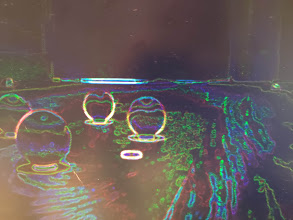
//> input picture vision/initial_investigation/imgproc/image_0.jpg, 293 x 220 px
$ ./Circle   (built with g++ and OpenCV 4)
//> lines starting //> are read from the running program, lines starting //| are printed output that depends on the picture; after the words box and inside, x2 and y2 are one past the last pixel; in counts of white or black regions, pixels touching at a corner belong together
#include "opencv2/imgcodecs/imgcodecs.hpp"
#include "opencv2/highgui/highgui.hpp"
#include "opencv2/imgproc/imgproc.hpp"

using namespace cv;
using namespace std;
int main(int argc, char** argv)
{
    const char* filename = argc >=2 ? argv[1] : "image_0.jpg";
    // Loads an image
    Mat src = imread( samples::findFile( filename ), IMREAD_COLOR );
//> src is the input picture: 220 rows x 293 cols, CV_8UC3; mean B, G, R 91.7, 95.1, 105.3
    // Check if image is loaded fine
    if(src.empty()){
        printf(" Error opening image\n");
        printf(" Program Arguments: [image_name -- default %s] \n", filename);
        return EXIT_FAILURE;
    }
    Mat gray;
    cvtColor(src, gray, COLOR_BGR2GRAY);
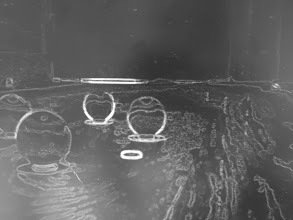
//> gray: 220 rows x 293 cols, CV_8UC1; min 46, max 255, mean 97.8
    medianBlur(gray, gray, 3);
    medianBlur(gray, gray, 3);
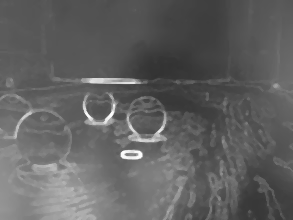
//> gray: 220 rows x 293 cols, CV_8UC1; min 50, max 253, mean 97
    vector<Vec3f> circles;
    HoughCircles(gray, circles, HOUGH_GRADIENT, 1,
                 gray.rows/12,  // change this value to detect circles with different distances to each other
                 100, 30, 1, 32 // change the last two parameters
            // (min_radius & max_radius) to detect larger circles
    );
//> circles = 3 circles (x, y, radius): [41.5, 137.5, 29.2], [145.5, 114.5, 19], [97.5, 106.5, 14.4]
    for( size_t i = 0; i < circles.size(); i++ )
    {
        Vec3i c = circles[i];
        Point center = Point(c[0], c[1]);
        // circle center
        circle( src, center, 1, Scalar(0,100,100), 3, LINE_AA);
        // circle outline
        int radius = c[2];
        circle( src, center, radius, Scalar(255,0,255), 3, LINE_AA);
    }
//> this loop made 3 passes
//> (center, radius) on passes 1 to 3: (Point(42, 138), 29), (Point(146, 114), 19), (Point(98, 106), 14)
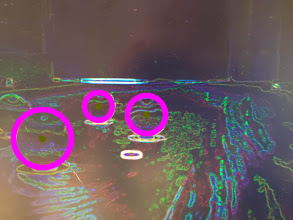
//> src: 220 rows x 293 cols, CV_8UC3; 4.45% of pixels changed, all inside (x1, y1, x2, y2) = (10, 89, 169, 171)
    imwrite("out.jpg", src);
    return EXIT_SUCCESS;
}

$ run again, with vision/initial_investigation/imgproc/image_1.jpg copied over vision/initial_investigation/imgproc/image_0.jpg
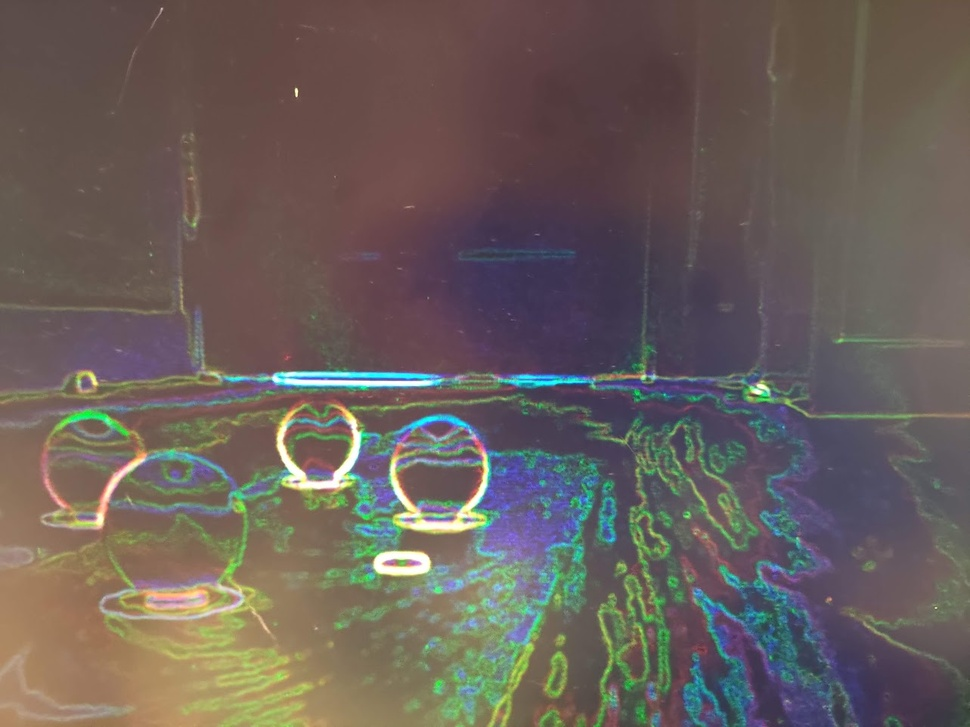
//> input picture vision/initial_investigation/imgproc/image_1.jpg, 970 x 727 px, shrunk from 1283 x 962 before the run
//> src is the input picture: 727 rows x 970 cols, CV_8UC3; mean B, G, R 90.9, 95.5, 105.7
//> `cvtColor(src, gray, COLOR_BGR2GRAY);`:
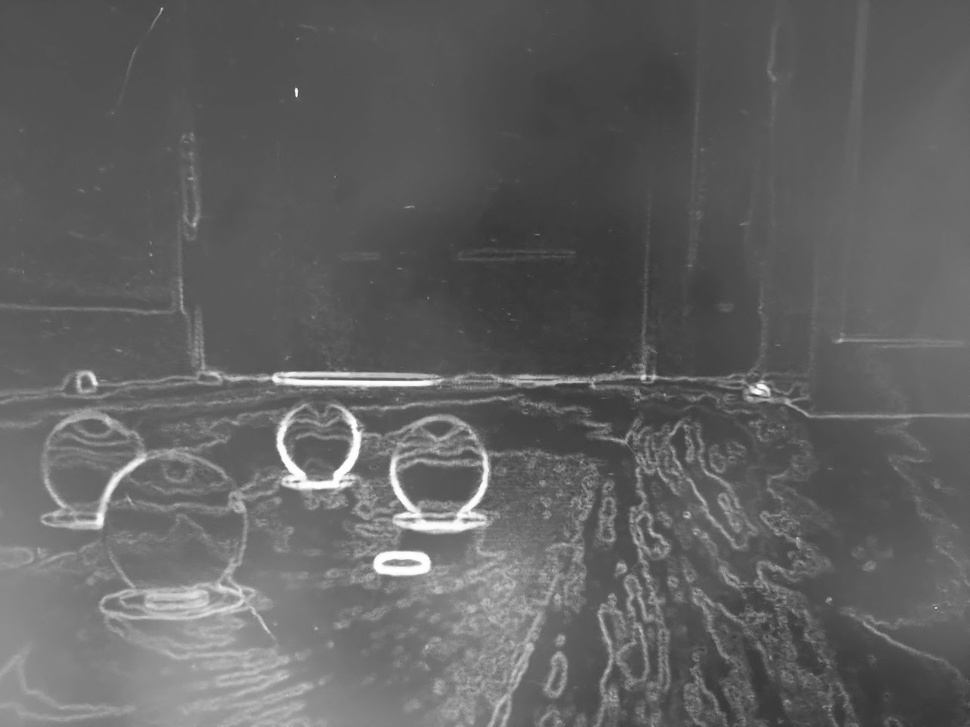
//> gray: 727 rows x 970 cols, CV_8UC1; min 50, max 255, mean 98
//> circles = 2 circles (x, y, radius): [662.5, 453.5, 12.5], [96.5, 419.5, 14.4]
//> the loop `for( size_t i = 0; i < circles.size(); i++ )` made 2 passes
//> (center, radius) on passes 1 to 2: (Point(662, 454), 12), (Point(96, 420), 14)
//> after the loop `for( size_t i = 0; i < circles.size(); i++ )`:
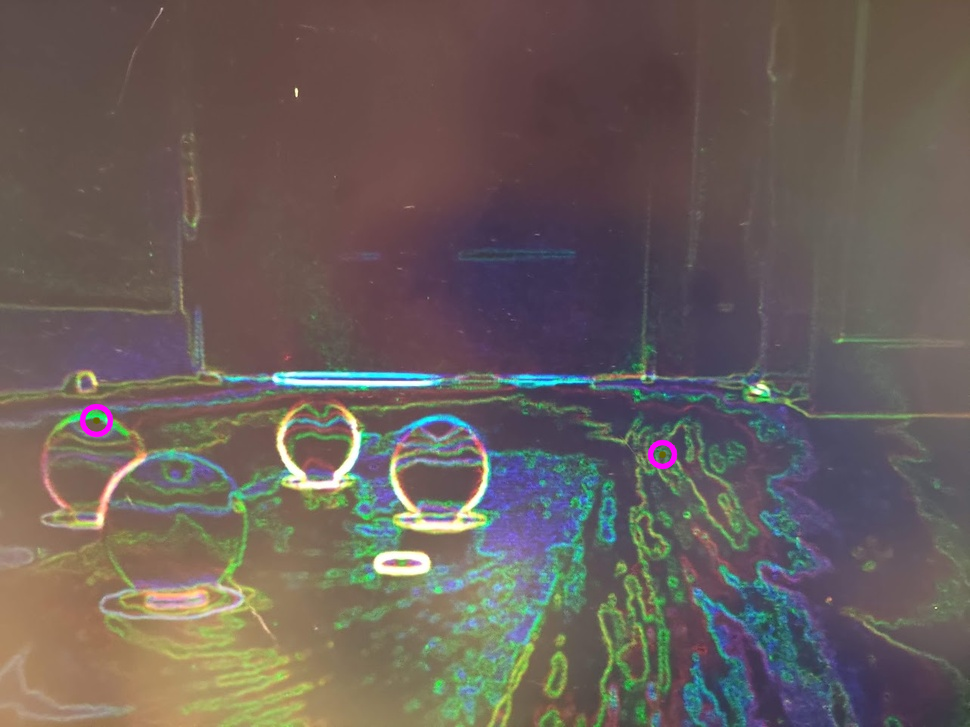
//> src: 727 rows x 970 cols, CV_8UC3; 0.18% of pixels changed, all inside (x1, y1, x2, y2) = (79, 403, 678, 470)

$ run again, with vision/initial_investigation/imgproc/im1.jpg copied over vision/initial_investigation/imgproc/image_0.jpg
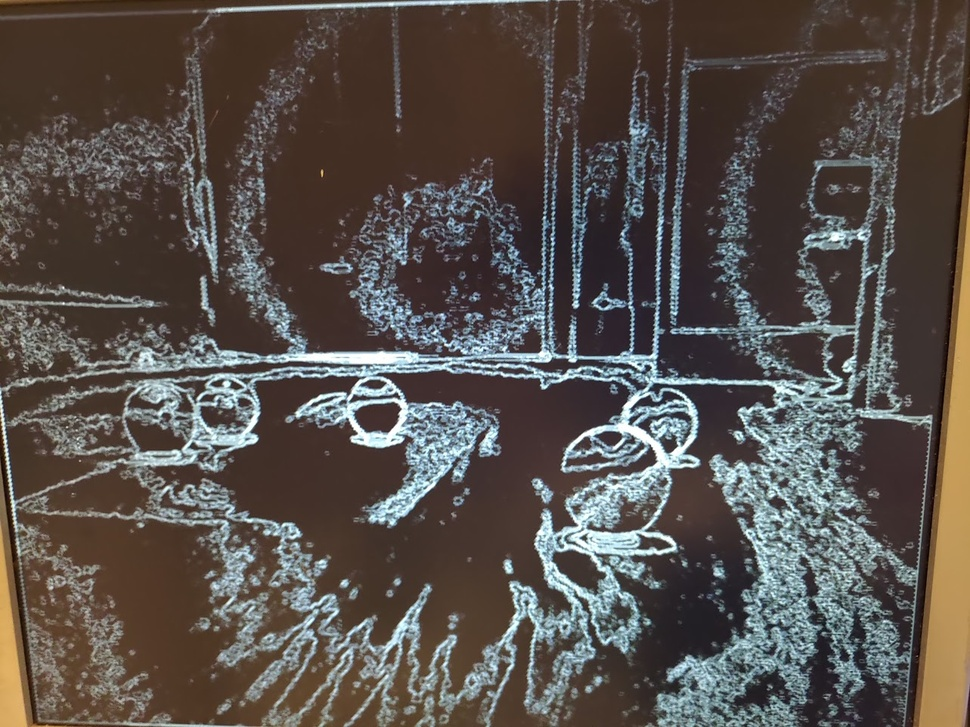
//> input picture vision/initial_investigation/imgproc/im1.jpg, 970 x 727 px, shrunk from 1283 x 962 before the run
//> src is the input picture: 727 rows x 970 cols, CV_8UC3; mean B, G, R 76.2, 81, 88.2
//> `cvtColor(src, gray, COLOR_BGR2GRAY);`:
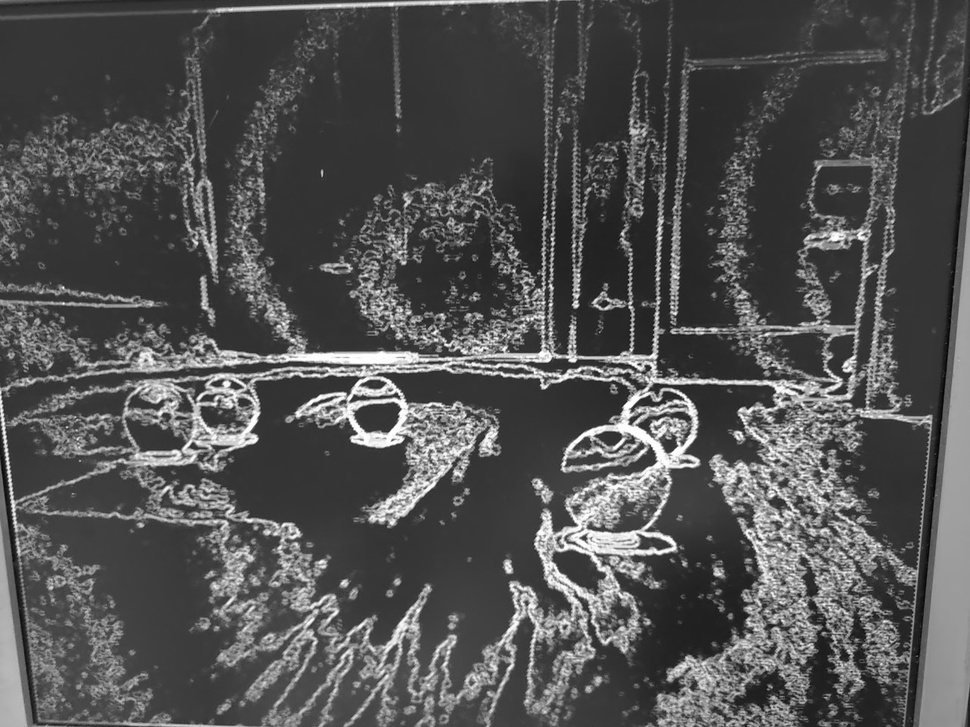
//> gray: 727 rows x 970 cols, CV_8UC1; min 4, max 255, mean 82.6
//> circles = 21 circles (x, y, radius), first 12: [814.5, 619.5, 31.4], [323.5, 653.5, 25.8], [376.5, 411.5, 22.4], [165.5, 154.5, 29.2], [776.5, 474.5, 21.3], [570.5, 556.5, 29.2], [841.5, 557.5, 22.4], [216.5, 410.5, 23.5], [529.5, 340.5, 22.4], [827.5, 429.5, 20.2], [590.5, 460.5, 22.4], [735.5, 660.5, 15.8]
//> the loop `for( size_t i = 0; i < circles.size(); i++ )` made 21 passes
//> (center, radius) on passes 1 to 8: (Point(814, 620), 31), (Point(324, 654), 26), (Point(376, 412), 22), (Point(166, 154), 29), (Point(776, 474), 21), (Point(570, 556), 29), (Point(842, 558), 22), (Point(216, 410), 24)
//> after the loop `for( size_t i = 0; i < circles.size(); i++ )`:
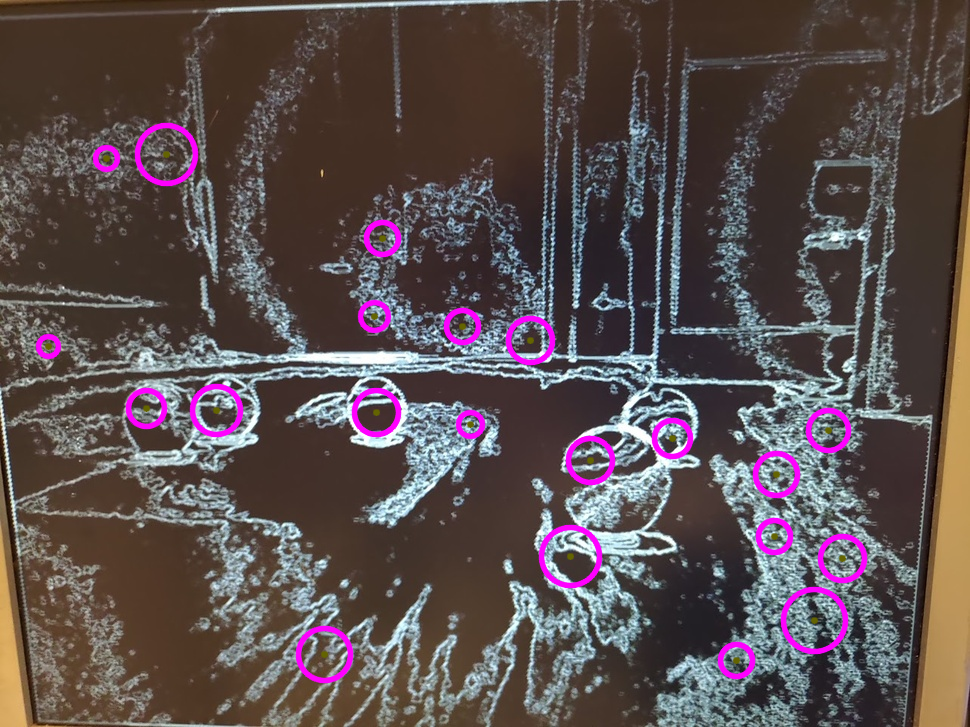
//> src: 727 rows x 970 cols, CV_8UC3; 2.75% of pixels changed, all inside (x1, y1, x2, y2) = (35, 122, 868, 684)

$ run again, with vision/initial_investigation/imgproc/im2.jpg copied over vision/initial_investigation/imgproc/image_0.jpg
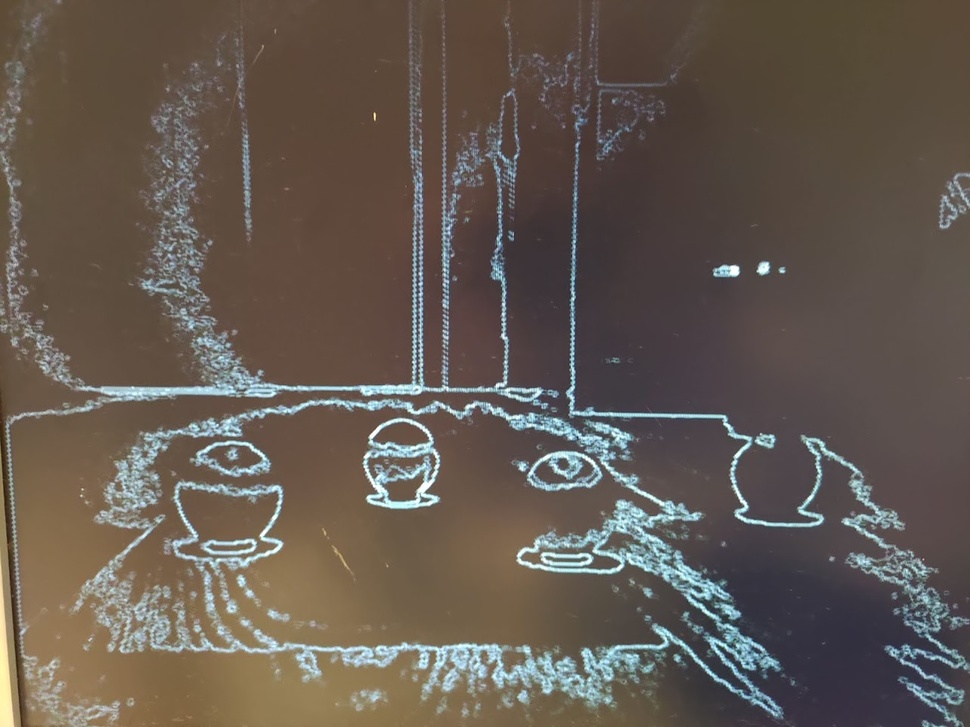
//> input picture vision/initial_investigation/imgproc/im2.jpg, 970 x 727 px, shrunk from 1283 x 962 before the run
//> src is the input picture: 727 rows x 970 cols, CV_8UC3; mean B, G, R 80.9, 89.7, 100.2
//> `cvtColor(src, gray, COLOR_BGR2GRAY);`:
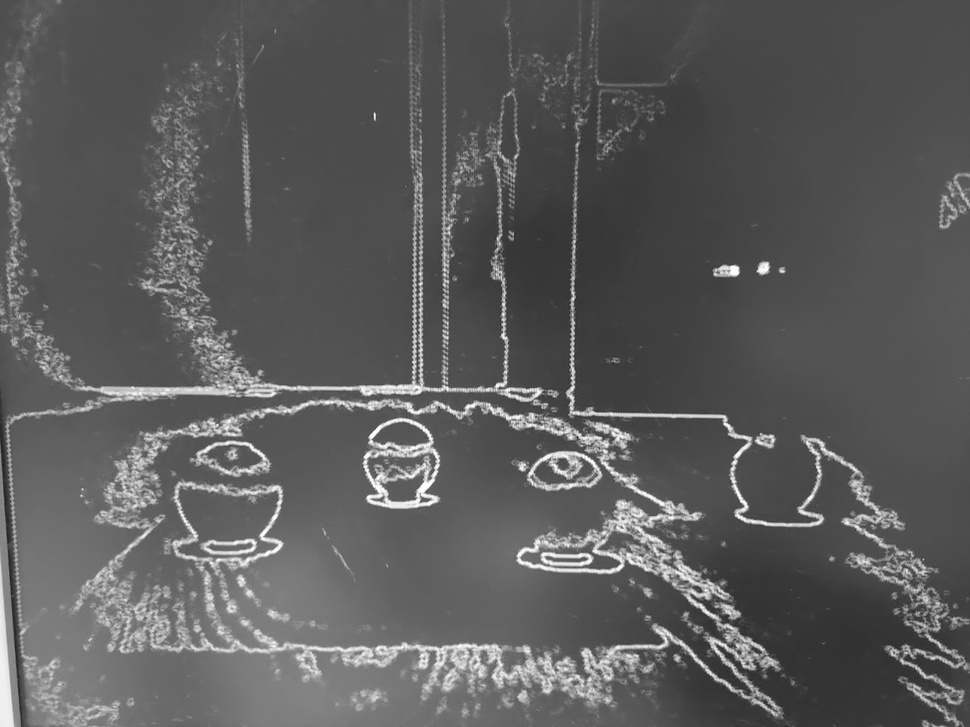
//> gray: 727 rows x 970 cols, CV_8UC1; min 29, max 255, mean 91.9
//> circles = 5 circles (x, y, radius): [383.5, 466.5, 15.8], [625.5, 541.5, 15.8], [115.5, 610.5, 14.6], [545.5, 472.5, 15.4], [748.5, 663.5, 13.2]
//> the loop `for( size_t i = 0; i < circles.size(); i++ )` made 5 passes
//> (center, radius) on passes 1 to 5: (Point(384, 466), 16), (Point(626, 542), 16), (Point(116, 610), 15), (Point(546, 472), 15), (Point(748, 664), 13)
//> after the loop `for( size_t i = 0; i < circles.size(); i++ )`:
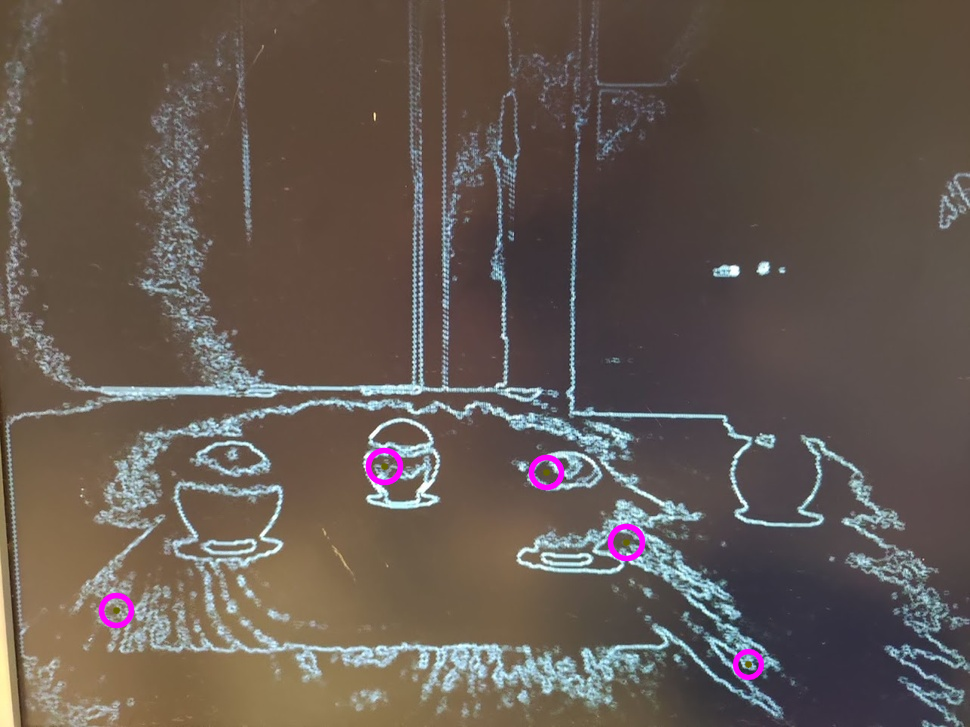
//> src: 727 rows x 970 cols, CV_8UC3; 0.51% of pixels changed, all inside (x1, y1, x2, y2) = (98, 447, 765, 681)
